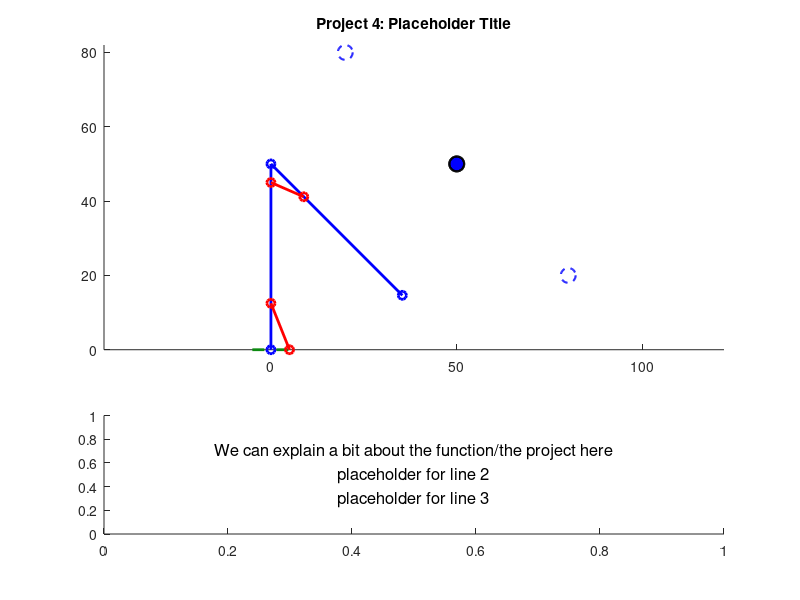

The MATLAB script that drew this image:
function [] = mechanism_Beard_Hall(initX, initY, finalX, finalY, speed)
%% Function Description
%{
This function mechanism_Beard_Hall takes inputs ______ and animates a
hydraulic robotic claw arm that can move an object.


initX, initY: the initial x and y positions for the object to be moved
finalX, finalY: the position the object should be moved to.
speed: the animation speed, piston length change per second
%}


close all %closes any windows that are open still

%mechanism_Beard_Hall(beta1, beta2, beta3, beta4, speed, L, R0)

% TODO remove before submission but these are placeholders so we can easily
% test
if nargin < 4
        initX = 80;
        initY = 20;
        finalX = 20;
        finalY = 80;
        speed = 3;
    end

%TODO 
%{ 
TODO: add a paragraph explaining how to use the program, a 2 explaining 
how to use the program, along with any relevant background, such as how you
decided on any constant parameters (e.g. "we measured the link lengths from
this bench press on campus; see attached photo"). You may want some parameters
(e.g. some link lengths) to be input by the user, but you could provide default 
values. You get to decide.

Grades based off of:
- originality
- technical difficulty
- execution
- clarity of animation and how to use it
- good documentation

=======

%}

%=============================================================================
%% inputs and constraints

    % initX and initY, coordinates for the object to be moved from

    % finalX and finalY, coordinates for the object to be moved to

    % All coordinate inputs must fall within a semicircle with a radius of the arm's
    % maximum length, ie sum of hardcoded lengths for link 1 and link 2, and
    % both y coordinate inputs must be positive (might be a good idea to
    % have an offset equal to half the height of the movable object for
    % simple math)

%% plot elements:

    %{
    variable legend: 
    
    Given inputs: 
    initX, initY:   the initial x and y positions for the object to be moved
    finalX, finalY: the position the object should be moved to.
    speed:          the animation speed, rads/s of ___(whatever we consider the base link)____
    
        

    Defined within function:

    SCALAR  link1:  fixed length of link 1
    SCALAR  link2:  fixed length of link 2
    
    SCALAR  x0, y0: (fixed origin of link 1)
    

    ARRAY: x1, y1 (end of link 1, changing) 

    %}

% ground, both for the mechanism and maybe the lower limit of where the
% object can be moved to

% link 1, attached to ground

% link 2, attached to end of link 1, other end will be the bucket/claw/etc

% crank 1, input for link 1 angular position, slides along link 1 and is
% fixed to ground

% crank 2, input for link 2 angular position, slides along link 2 and is
% fixed to link 1

% movable object

% grabbing mechanism

% maybe some visual indicators of the initial and final positions (we could have pale dotted objects represent these positions and have the object itself in a brighter solid line colour)

%initialize fixed parameters
link1Lgth = 50;
pst1Link1 = link1Lgth*0.25; %point where piston 1 attaches to link 1 mesaured from ground
pst1Grnd = link1Lgth*0.1; %point where piston 1 attaches to ground measured as distance from arm base/origin
link2Lgth = 50;
pst2Link2 = link2Lgth*0.25; %point where piston 2 attaches to link 2 measured along link 2 from elbow
pst2Link1 = link1Lgth*0.1; %point where piston 2 attaches to link 1 measured along link 1 from elbow
%% PST2LINK1 WILL NEED TO BE SUBTRACTED FROM LINK 1 TO GET RIGHT LENGTH FOR THE PLOT

maxReach = link1Lgth + link2Lgth; %This length, as a diagonal, will be used to establish a square of acceptable coordinates?

%% Arrays, hard coded default position assumes link 1 points straight up and link 2 is at 0 radians from + x axis
%% for the following 2 arrays, first index is the piston or link number, and the second index is the specific position
%% 1 = default position, 2 = initial position of object, 3 = final position
%% Angles needed for calculating piston lengths
linkAng = [pi/2, 0, 0; -pi/4, 0, 0];
%% Pistion lengths associated with default, initial, and final positions
pstKeyFrames = [sqrt(pst1Grnd^2+pst1Link1^2-2*pst1Grnd*pst1Link1*cos(linkAng(1,1))),0,0; sqrt(pst2Link1^2+pst2Link2^2-2*pst2Link1*pst2Link2*cos(linkAng(2,1))),0,0];

%% Arrays to be filled with frame specific angle or length data based on 
%% interpolation between values contained in the arrays above
linkPlotAng = zeros(2,0); %link angles
pstPlotLgth = zeros(2,0); %piston lengths
pstPlotAng = zeros(2,0); %piston angles

% Arrays to be filled with coordinate data
% 1st row is x coords, 2nd row is y coords, column is frame
pst1End = zeros(2,0);
pst2Start = zeros(2,0);
pst2End = zeros(2,0);
link1End = zeros(2,0);
link2End = zeros(2,0);

%% position states and motion

%the origin (fixed side of link 1)
x0 = 0;
y0 = 0;

%link 1 initial coordinates
x1(1) = x0; %TODO PLACEHOLDERS change to depend on angle
y1(1) = y0 + link1Lgth;

%link 2 coordinates
x2(1) = x1 + link2Lgth; %TODO PLACEHOLDERS change to depend on angle
y2(1) = y1;

% initial, moving free end of link 2 from default position to init
% coordinates specified by user

% final, moving links 1 and 2 such that the arm moves smoothly between init
% and final coordinates in a way that is physically possible

% return to default position, go from final position back to default
% position

%% Calculating initial and final position data (CURRENTLY FOR 1ST QUADRANT ONLY)
%% initial position
    %Convert init coordinates to a position vector
    iPosLgth = hypot(initX, initY);
    iPosAng = atan2(initX, initY);
    %Calculate link angles from triangle made with init position vector
    linkAng(1,2) = acos((link1Lgth^2 + iPosLgth^2 - link2Lgth^2)/(2*link1Lgth*iPosLgth)) + iPosAng;
    linkAng(2,2) = acos((link1Lgth^2 + link2Lgth^2 - iPosLgth^2)/(2*link1Lgth*link2Lgth));
    %Calculate piston lengths
    pstKeyFrames(1,2) = sqrt(pst1Grnd^2+pst1Link1^2-2*pst1Grnd*pst1Link1*cos(linkAng(1,2)));
    pstKeyFrames(2,2) = sqrt(pst2Link1^2+pst2Link2^2-2*pst2Link1*pst2Link2*cos(linkAng(2,2)));
    
    %superfluous but keeping around just in case
    %{
    %Get the angle of link 2 relative to the positive x axis for plotting
    lnk2PltAng(2) = (link1Ang(2) - 180) + link2Ang(2);
    %Calculate piston angles for plotting
    pst1PltAng(2) = asin((pst1Link1*sin(link1Ang(2)))/pst1KeyFrames(2));
    pst2PltAng(2) = (link1Ang(2) - asin((pst2Link2*sin(link2Ang(2)))/pst2KeyFrames(2))); %relative to positive x axis
    %}
    
%% final position
    %Convert init coordinates to a position vector
    fPosLgth = hypot(finalX, finalY);
    fPosAng = atan2(finalX, finalY);
    %Calculate link angles from triangle made with init position vector
    linkAng(1,3) = acos((link1Lgth^2 + fPosLgth^2 - link2Lgth^2)/(2*link1Lgth*fPosLgth)) + fPosAng;
    linkAng(2,3) = acos((link1Lgth^2 + link2Lgth^2 - fPosLgth^2)/(2*link1Lgth*link2Lgth));
    %Calculate piston lengths
    pstKeyFrames(1,3) = sqrt(pst1Grnd^2+pst1Link1^2-2*pst1Grnd*pst1Link1*cos(linkAng(1,3)));
    pstKeyFrames(2,3) = sqrt(pst2Link1^2+pst2Link2^2-2*pst2Link1*pst2Link2*cos(linkAng(2,3)));
    
    %superfluous but want to keep around just in case
    %{
    %Get the angle of link 2 relative to the positive x axis for plotting
    link2PltAng(3) = (link1Ang(3) - 180) + link2Ang(3);
    %Calculate piston angles for plotting
    pst1PltAng(3) = asin((pst1Link1*sin(link1Ang(3)))/pst1KeyFrames(3));
    pst2PltAng(3) = (link1Ang(3) - asin((pst2Link2*sin(link2Ang(3)))/pst2KeyFrames(2))); %relative to positive x axis
    %}
   

%% Creating frames for animation
    fps = 60; %frames per second [frames/second]
    pstFrameStep = speed/60; %piston length change per frame    
    
    
    %% defualt to initial

    %initialize the first frame for this motion
    pstPlotLgth(1,1) = pstKeyFrames(1,1);
    pstPlotLgth(2,1) = pstKeyFrames(2,1);

    %Calculate total required frames based on which piston needs more steps
    %to get into the new position
    diTotal = ceil(max(abs((pstKeyFrames(1,2) - pstKeyFrames(1,1))/pstFrameStep), abs((pstKeyFrames(2,2) - pstKeyFrames(2,1))/pstFrameStep)));
  
    %once for each piston
    for i = 1:2 
        %for tracking when pistons are done moving to the new position
        pstDone = false;
        %for determining whether to increase or decrease a piston
        if pstKeyFrames(i,1) < pstKeyFrames(i,2) %Increase the value if initial is greater than default position
            sign = 1;
        elseif pstKeyFrames(i,1) > pstKeyFrames(i,2) %decrease the value if initial is less than default position
            sign = -1;
        else
            sign = 0;
        end
        %for each frame in the current motion
        for j = 2:diTotal
            %If the current piston isn't in its final position
            if pstDone == false
                %change the position by the step size in the determined
                %direction
                pstPlotLgth(i,j) = pstPlotLgth(i,(j-1)) + pstFrameStep*sign;
            else
                %set the current frame to the same position as the last
                %frame
                pstPlotLgth(i,j) = pstPlotLgth(i,j-1);
            end
            %if current frame's position is within a step size of the
            %initial position
            if abs(pstPlotLgth(i,j) - pstKeyFrames(i,2)) < pstFrameStep
                %Stop moving this piston during this motion
                pstDone = true;
            end
        end
    end

    %% initial to final
    
    %Calculate total required frames based on which piston needs more steps
    %to get into the new position
    ifTotal = ceil(max(abs((pstKeyFrames(1,3) - pstKeyFrames(1,2))/pstFrameStep), abs((pstKeyFrames(2,3) - pstKeyFrames(2,2))/pstFrameStep)));

    %once for each piston
    for i = 1:2 
        %for tracking when pistons are done moving to the new position
        pstDone = false;
        %for determining whether to increase or decrease a piston
        if pstKeyFrames(i,2) < pstKeyFrames(i,3) %Increase the value if final is greater than initial position
            sign = 1;
        elseif pstKeyFrames(i,2) > pstKeyFrames(i,3) %decrease the value if final is less than initial position
            sign = -1;
        else
            sign = 0;
        end
        %for each frame in the current motion
        for j = (diTotal + 1):(diTotal + ifTotal)
            %If the current piston isn't in its final position
            if pstDone == false
                %change the position by the step size in the determined
                %direction
                pstPlotLgth(i,j) = pstPlotLgth(i,(j-1)) + pstFrameStep*sign;
            else
                %set the current frame to the same position as the last
                %frame
                pstPlotLgth(i,j) = pstPlotLgth(i,j-1);
            end
            %if current frame's position is within a step size of the
            %initial position
            if abs(pstPlotLgth(i,j) - pstKeyFrames(i,3)) < pstFrameStep
                %Stop moving this piston during this motion
                pstDone = true;
            end
        end
    end

    %% final back to default

    %Calculate total required frames based on which piston needs more steps
    %to get into the new position
    fdTotal = ceil(max(abs((pstKeyFrames(1,1) - pstKeyFrames(1,3))/pstFrameStep), abs((pstKeyFrames(2,1) - pstKeyFrames(2,3))/pstFrameStep)));
 
    %once for each piston
    for i = 1:2 
        %for tracking when pistons are done moving to the new position
        pstDone = false;
        %for determining whether to increase or decrease a piston
        if pstKeyFrames(i,3) < pstKeyFrames(i,1) %Increase the value if default is greater than final position
            sign = 1;
        elseif pstKeyFrames(i,3) > pstKeyFrames(i,1) %decrease the value if default is less than final position
            sign = -1;
        else
            sign = 0;
        end
        %for each frame in the current motion
        for j = (diTotal + ifTotal + 1):(diTotal + ifTotal + fdTotal)
            %If the current piston isn't in its final position
            if pstDone == false
                %change the position by the step size in the determined
                %direction
                pstPlotLgth(i,j) = pstPlotLgth(i,(j-1)) + pstFrameStep*sign;
            else
                %set the current frame to the same position as the last
                %frame
                pstPlotLgth(i,j) = pstPlotLgth(i,j-1);
            end
            %if current frame's position is within a step size of the
            %initial position
            if abs(pstPlotLgth(i,j) - pstKeyFrames(i,1)) < pstFrameStep
                %Stop moving this piston during this motion
                pstDone = true;
            end
        end
    end
    
    %Calculate angles of all plot elements relative to positive x axis for each
    %frame based on piston lengths
    for i = 1:length(pstPlotLgth)
        pstPlotAng(1,i) = pi - acos((pstPlotLgth(1,i)^2+pst1Grnd^2-pst1Link1^2)/(2*pstPlotLgth(1,i)*pst1Grnd));
        linkPlotAng(1,i) = acos((pst1Link1^2+pst1Grnd^2-pstPlotLgth(1,i)^2)/(2*pst1Link1*pst1Grnd));
        pstPlotAng(2,i) = linkPlotAng(1,i) - acos((pst2Link1^2+pstPlotLgth(2,i)^2-pst2Link2^2)/(2*pst2Link1*pstPlotLgth(2,i)));
        linkPlotAng(2,i) = (linkPlotAng(1,i) - pi) + acos((pst2Link1^2+pst2Link2^2-pstPlotLgth(2,i)^2)/(2*pst2Link1*pst2Link2));
    end

    %calculate per frame plot element coordinates
    for i = 1:length(pstPlotLgth)
        %coordinates of the end of link 1
        link1End(1,i) = link1Lgth*cos(linkPlotAng(1,i));
        link1End(2,i) = link1Lgth*sin(linkPlotAng(1,i));
        %coordinates of the end of link 2
        link2End(1,i) = link1Lgth*cos(linkPlotAng(1,i)) + link2Lgth*cos(linkPlotAng(2,i));
        link2End(2,i) = link1Lgth*sin(linkPlotAng(1,i)) + link2Lgth*sin(linkPlotAng(2,i));
        %coordinates of the end of piston 1, start is fixed at (pst1Grnd, 0)
        pst1End(1,i) = pstPlotLgth(1,i)*cos(pstPlotAng(1,i)) + pst1Grnd;
        pst1End(2,i) = pstPlotLgth(1,i)*sin(pstPlotAng(1,i));
        %coordinates of the start of piston 2 along link 1
        pst2Start(1,i) = (link1Lgth - pst2Link1)*cos(linkPlotAng(1,i));
        pst2Start(2,i) = (link1Lgth - pst2Link1)*sin(linkPlotAng(1,i));
        %coordinates of the end of piston 2 along link 2
        pst2End(1,i) = (link1Lgth - pst2Link1)*cos(linkPlotAng(1,i)) + pstPlotLgth(2,i)*cos(pstPlotAng(2,i));
        pst2End(2,i) = (link1Lgth - pst2Link1)*sin(linkPlotAng(1,i)) + pstPlotLgth(2,i)*sin(pstPlotAng(2,i));
    end
    %% Possible constraints
%{
    1. Position of ends of link 1 and link 2 must always be in the first 2
    quadrants relative to the origin where link 1 attached to the ground
    2. Input angle for crank 1 must be between 0 and pi rads, while crank 2
    can rotate between 0 and 2 pi rads (one-way or both ways)
    3. Links will only move one at a time
%}

%moveable object parameters:
radius = 2; 

%params for current center position of the object TODO placeholder
objX(1) = x2(1);% TODO Change to be the actual current position of the object instead of placeholders
objY(1) = y2(1);%

obj_pos = [objX - radius, objY - radius, 2*radius, 2*radius];

%% Animations
% TODO: move code below this up only when variables are needed further up

%% Creating Figure
% figure('Position', [100, 100, 1200, 600]) %makes the empty figure for the animation
    clf %clears figure if this function is run multiple times in a row
    set(gcf, 'Color', '#D3E2E8'); %makes the background blue


ax1 = subplot(3, 1, [1 2]); %adds the plot, maybe leaving space for a text box at (2 1 2) that can explain ?
hold on %allows everything here to be added to same figure

title('Project 4: Placeholder Title');


axis equal % sets axes to equal

    % Initial frame
    
        %plot object handles
            ground = line([(x0 -5) (x0+5)],[0 0],'linewidth', 2,'color','#0C8A11', 'LineStyle', '--'); %plot object for ground, does not need updating per frame

            links = plot([x0 link1End(1,1) link2End(1,1)],[y0 link1End(2,1) link2End(2,1)],'-o','linewidth',2, 'Color', 'b'); %plot obejct for rocker arm, spans from p0-p3
            
            piston1 = plot([pst1Grnd pst1End(1,1)],[0 pst1End(2,1)],'-o','linewidth',2, 'Color', 'r'); %plots piston connected to ground

            piston2 = plot([pst2Start(1,1) pst2End(1,1)],[pst2Start(2,1) pst2End(2,1)],'-o','linewidth',2, 'Color', 'r'); %plots piston at link elbow
            
            m_object = rectangle('Position', obj_pos,...
                 'Curvature', [1 1], 'FaceColor', 'b', 'EdgeColor', 'k', 'LineWidth', 1.5);
    
            % initial and final object positions: (should not move)
             init_object = rectangle('Position', [initX - radius, initY - radius, 2*radius, 2*radius],...
                 'Curvature', [1 1], 'FaceColor', 'w', 'EdgeColor', 'b', 'LineWidth', 1.5, 'LineStyle', '--');

             final_object = rectangle('Position', [finalX - radius, finalY - radius, 2*radius, 2*radius],...
                 'Curvature', [1 1], 'FaceColor', 'w', 'EdgeColor', 'b', 'LineWidth', 1.5, 'LineStyle', '--');

            
            % moveable object
            m_object = rectangle('Position', obj_pos,...
                 'Curvature', [1 1], 'FaceColor', 'b', 'EdgeColor', 'k', 'LineWidth', 1.5);


    

 ax2 = subplot(3, 1, 3); %text box


        str = {'We can explain a bit about the function/the project here',... ...
            'placeholder for line 2',...
            'placeholder for line 3',...
            };
        
        text(0.5, 0.5, str, ...
            'HorizontalAlignment', 'center', ...
            'VerticalAlignment', 'middle', ...
            'FontSize', 12);
                    
        hold off


%% Frame updates for both plots

    timestep = 1/fps; % fps inverted gives seconds per frame
    for i = 2:length(pstPlotLgth)
        pause(timestep) %shows previous frame for timestep length
                
        %sets objects to next position
        %set(link4,'XData',[x0 x3(n)],'YData',[y0 y3(n)]);   %error in cases
        set(links,'XData',[x0 link1End(1,i) link2End(1,i)],'YData',[y0 link1End(2,i) link2End(2,i)]);
        set(piston1,'XData',[pst1Grnd pst1End(1,i)],'YData',[0 pst1End(2,i)]);
        set(piston2,'XData',[pst2Start(1,i) pst2End(1,i)],'YData',[pst2Start(2,i) pst2End(2,i)]);

    end %update end

end %function end
